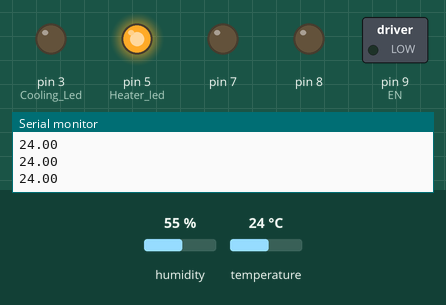
The sketch below on a simulated Arduino Uno, built with avr-gcc and run on an emulated ATmega328P. On the bench: switched loads named in the sketch (green lamp = pin HIGH), output pins drawn as LEDs (lit = HIGH), the last lines printed to the serial monitor. Inputs (shaded band) come from the test bench; at power-on: temperature 24 °C, humidity 55 %.

Above: at 2.8 s.
2.9 s: temperature set to 25.5 °C
At 4.6 s:
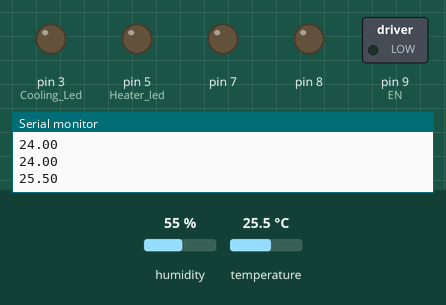
5.6 s: temperature set to 34.4 °C
8.3 s: temperature set to 35.7 °C
At 11.0 s:
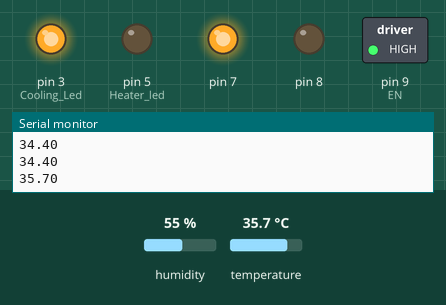
11.5 s: temperature set to 12 °C
At 12.8 s:
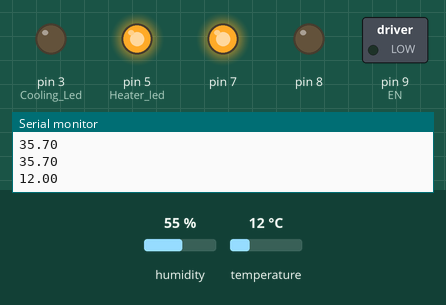
14.2 s: temperature set to 28 °C
At 17.2 s:
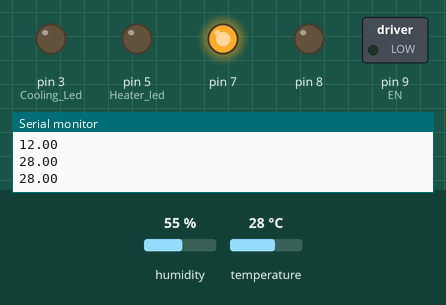
17.5 s: temperature set to 19 °C
At 19.2 s:
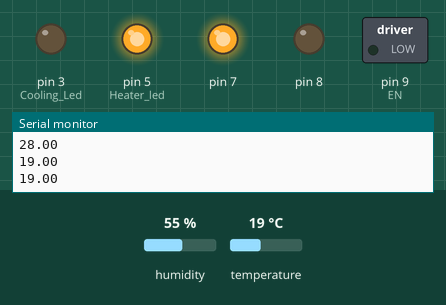
Timing chart, 0 to 20.7 s (numbered marks = the images above; inputs shaded):
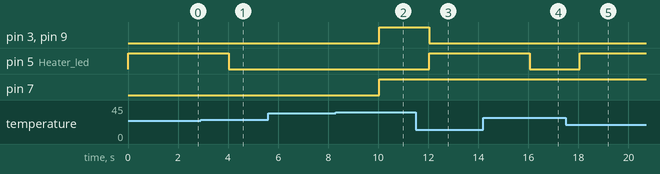

Measured:
- the behaviour switches between 24.9 and 25 °C on temperature (found by bisection; images 0 and 1)
- the behaviour switches between 35 and 35.1 °C on temperature (found by bisection; images 1 and 2)
- after the input at 2.9 s, pin 5 (Heater_led): HIGH → LOW after 1.1 s
- after the input at 8.3 s, pin 3 (Cooling_Led), pin 7, pin 9 (EN): LOW → HIGH after 1.7 s
- after the input at 11.5 s, pin 3 (Cooling_Led), pin 9 (EN): HIGH → LOW after 0.54 s; pin 5 (Heater_led): LOW → HIGH after 0.54 s
- after the input at 14.2 s, pin 5 (Heater_led): HIGH → LOW after 1.9 s
- after the input at 17.5 s, pin 5 (Heater_led): LOW → HIGH after 0.56 s

The sketch:

tmp_control.ino
```cpp
#include <DHT.h>

#define DHTPIN 2
#define DHTTYPE DHT22

DHT dht(DHTPIN, DHTTYPE);

void setup(){

  Serial.begin(9600);

  dht.begin();

  pinMode(3, OUTPUT); //Cooling Led
  pinMode(5, OUTPUT); //Heater led
  pinMode(8, OUTPUT); //2A
  pinMode(7, OUTPUT); //1A
  pinMode(9, OUTPUT); //EN
}

void loop() {

  float temp = dht.readTemperature();

  Serial.println(temp);

  if (isnan(temp)) {

    digitalWrite(3, LOW);
    digitalWrite(5, LOW);
    digitalWrite(9, LOW);

    return;
  }

  // HOT
  if(temp > 35)
  {
      digitalWrite(3, HIGH);   // cooling LED
      digitalWrite(5, LOW);
      digitalWrite(9, HIGH);   // motor ON
      digitalWrite(7, HIGH);
      digitalWrite(8, LOW);
  }
  // COLD
  else if(temp < 25) {

    digitalWrite(5, HIGH);
    digitalWrite(3, LOW);
    digitalWrite(9, LOW);
  }

  // NORMAL
  else {

    digitalWrite(3, LOW);
    digitalWrite(5, LOW);
    digitalWrite(9, LOW);
  }

  delay(1000);
}
```
